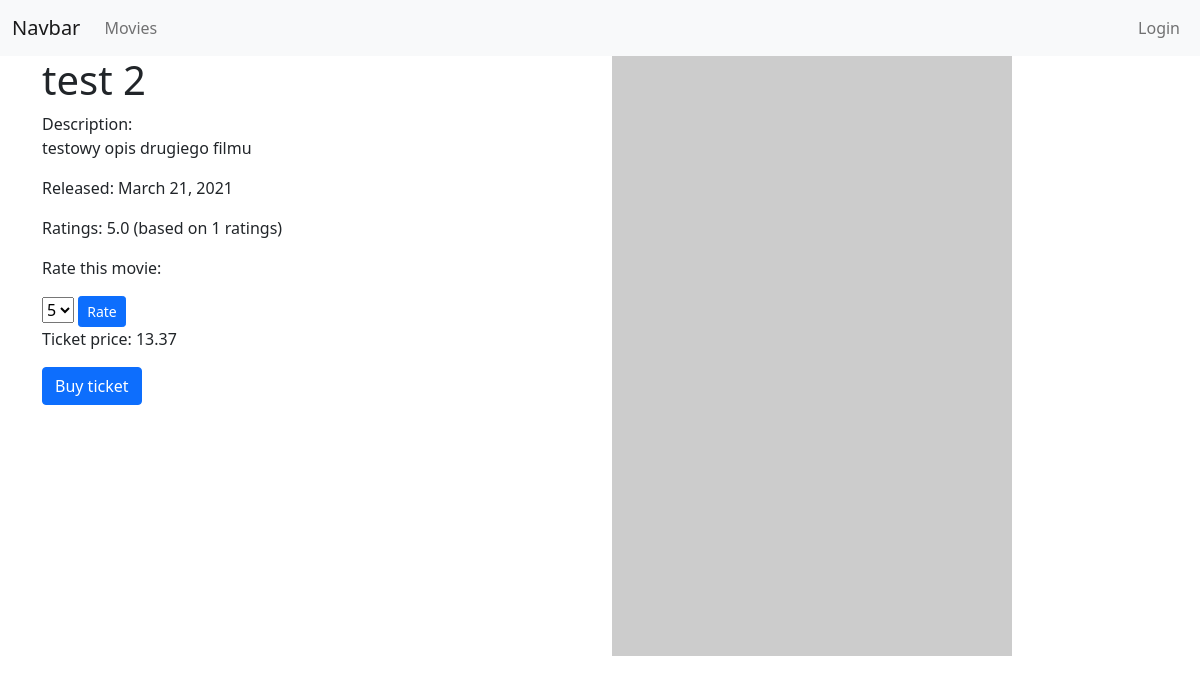
The page /details/2 on the database its author committed.
### core/models.py (models this page shows)
class Movies(models.Model):
    title = models.CharField(max_length=100)
    description = models.CharField(max_length=4096)
    release_date = models.DateField()
    price = models.FloatField()
    rating = models.ForeignKey('Ratings', on_delete=models.SET_DEFAULT, default = "NA", null=True)
    def avgRating(self):
        rating = Ratings.objects.filter(movieID=self).aggregate(avarage=Avg('rating'))
        avg = 0
        if rating['avarage'] is not None:
            avg = float(rating['avarage'])
        return avg
    def countRating(self):
        rating = Ratings.objects.filter(movieID=self).aggregate(count=Count('rating'))
        count = 0
        if rating['count'] is not None:
            count = int(rating['count'])
        return count

### core/views.py (the view)
# urls.py: path('details/<int:id>', views.movieDetails, name="movieDetails"),
def movieDetails(request, id):
    try:
        movie = Movies.objects.get(pk=id)
        context = {
            'movie': movie
        }
        return render(request, 'details.html', context)
    except ObjectDoesNotExist as err:
        return HttpResponse("not found")

### core/templates/details.html (shortened to what this page needs)
{% extends '_base.html' %}
{% block content %}
{% include '_navbar.html' %}
<div class="container">
    <div class="row">
        <div class="col">
            <h1>{{movie.title}}</h1>
            <p>Description:<br>
                {{movie.description}}
            </p>
            <p>Released: {{movie.release_date}}</p>
            <p>Ratings: {{movie.avgRating}} (based on {{movie.countRating}} ratings)</p>
            <div>
                <p>Rate this movie:</p>
                <span>
                <select id="selectMovieRate">
                    <option value="5">5</option>
                </select>
                <button class="btn btn-primary btn-sm" id="buttonRate">Rate</button>
            </span>
            </div>
            <p>Ticket price: {{movie.price}}</p>
            <a href="{% url 'core:buyMovieTicket' movie.id %}"><button class="btn btn-primary">Buy ticket</button></a>
        </div>
        <div class="col">
            <img src="https://picsum.photos/400/600" class="img-fluid" alt="movie poster">
        </div>
    </div>
</div>
{% endblock %}

### rows shown on the page
Movies: title "test 2", description "testowy opis drugiego filmu", release_date "March 21, 2021", avgRating "5.0", countRating "1", price "13.37"
